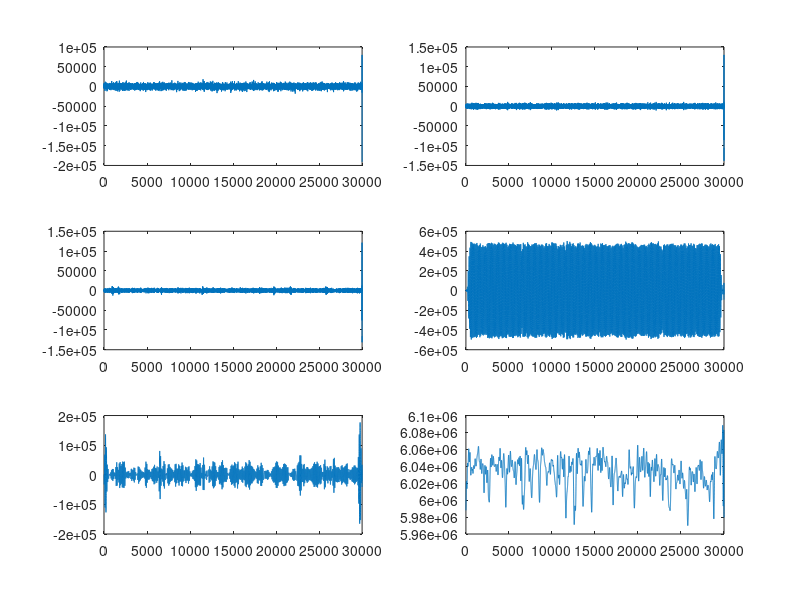
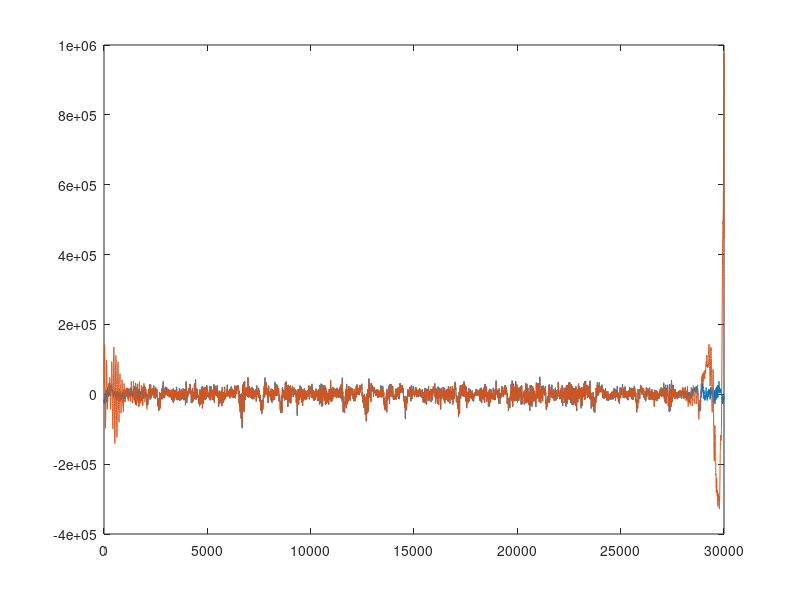

Reproduce these figures in MATLAB, in order. (Note: this script raises an error after producing the figures.)
[d,c]=butter(3,50/250,'low');
[b,a]=butter(3,0.5/250,'high');

lower = 5001;       %16000 long
upper = 25000; 

load('CEEMDAN_ONLY4_TEST1_ENTIRE.mat')

modes_only4 = CEEMDAN_ONLY4_TEST1_ENTIRE;

figure(1);
for i = 1:1:6
    subplot(3,2,i)
    plot(modes_only4(i,:))
end 


load('ERP_sham_test1_test2_cc.mat')

RAW_DATA = ERPTEST1.E1(1,:);

modes_only4_original = modes_only4(4,:);
modes_only4_original_5 = modes_only4(5,:);

[n,o] = butter(3,[4.8/250 5.2/250],'stop');
modes_only4(4,:) = filtfilt(n,o, modes_only4(4,:));
modes_only4(5,:) = filtfilt(n,o, modes_only4(5,:));

FREE_DATA = RAW_DATA - modes_only4_original(1,:) + modes_only4(4,:);
FREE_DATA = FREE_DATA - modes_only4_original_5(1,:) + modes_only4(5,:);

FILTERED_FREE = filtfilt(b,a,filtfilt(d,c,FREE_DATA));

load('SMA_TEST_ERP_Sham.mat')

Sham_t1=128+15000;
Sham_t2=Sham_t1+29999;
ERP_Sham_SMA=filtfilt(b,a,filtfilt(d,c,EEG.Data_tACS_AF(1,Sham_t1:Sham_t2))); %30000 long

figure(2);
plot(ERP_Sham_SMA)
hold on
plot(FILTERED_FREE)


%%
RONLY4 = corrcoef(ERP_Sham_SMA(1, lower: upper), FILTERED_FREE(1,lower:upper));
Coefficient = RONLY4(1,2);
%%
RMS = 10^-3.*rms(ERP_Sham_SMA(1,lower:upper) - FILTERED_FREE(1,lower:upper));
%%
noise = (ERP_Sham_SMA(1,lower:upper) - FILTERED_FREE(1,lower:upper));
SNR_ONLY4 = (rms(FILTERED_FREE(1,lower:upper) / rms(noise) ))^2;
SNR_DB_ONLY4 = db(SNR_ONLY4, 'power');
%%
%%Coherence
[cxy,f2] = mscohere(ERP_Sham_SMA(1,lower:upper), FILTERED_FREE(1,lower:upper), [],[],[],500);

figure(3)
plot(f2, cxy);

